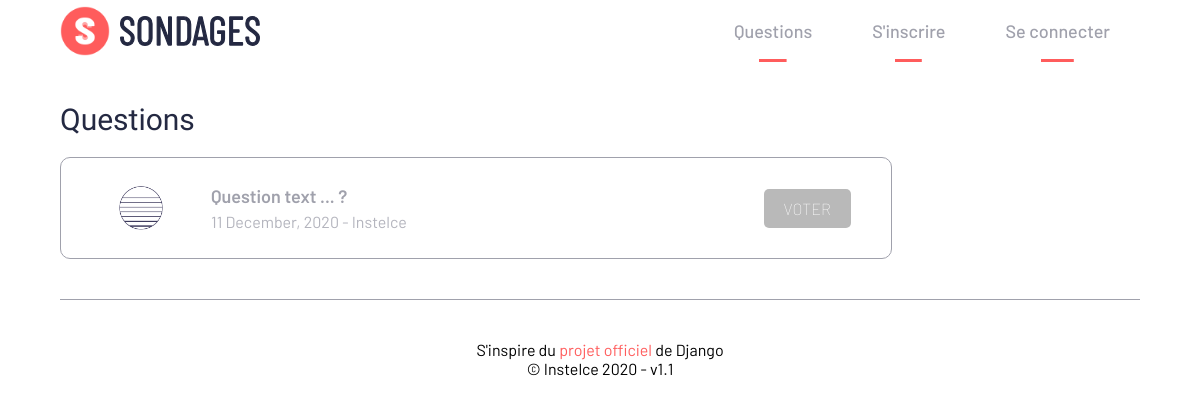
Before: / with the older database file.
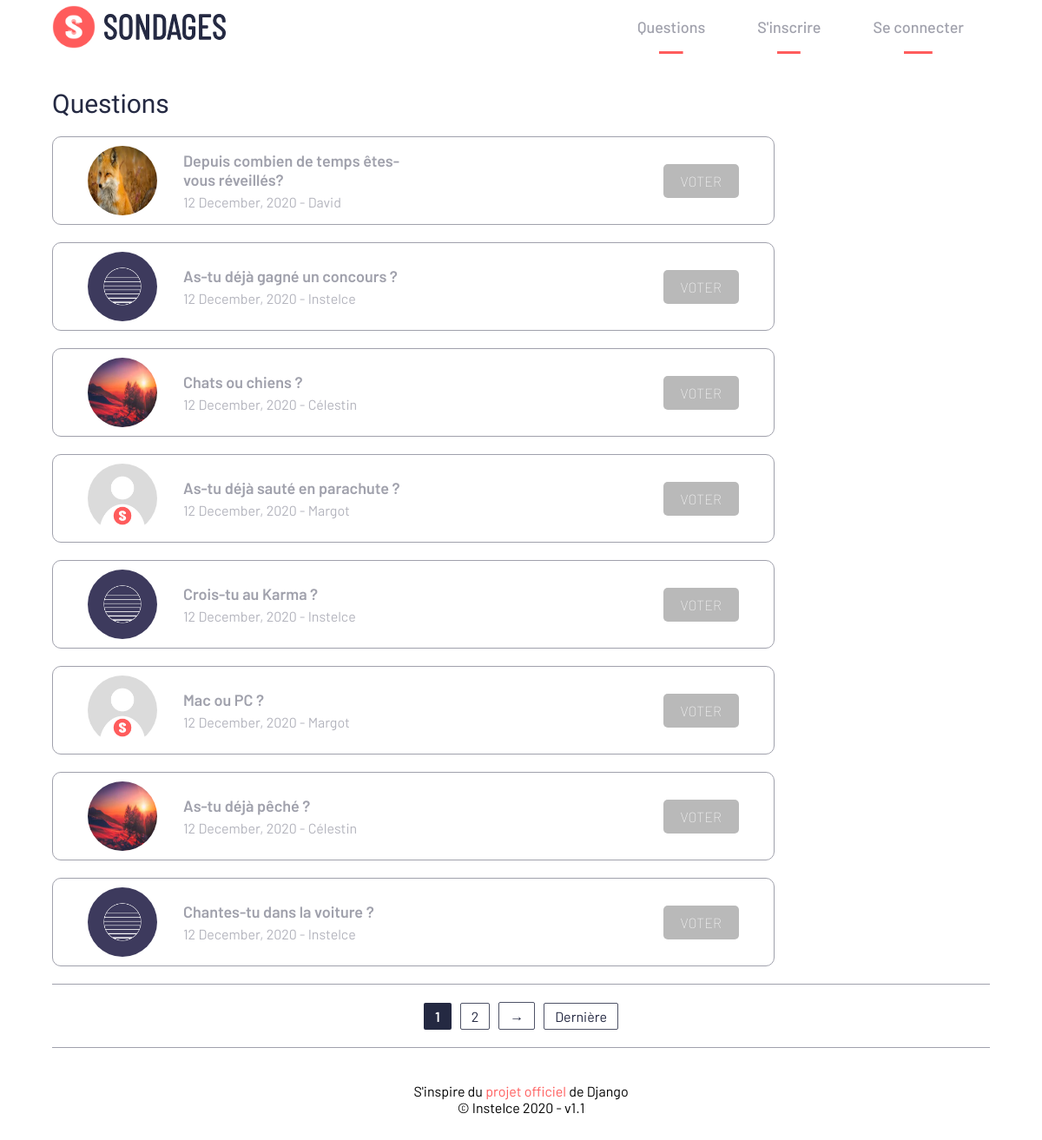
After: the same page with the newer database file.
### polls/models.py (models this page shows, shortened)
class Question(models.Model):
    question_text = models.CharField(max_length=200)
    pub_date = models.DateTimeField('date published')
    author = models.ForeignKey(User, on_delete=models.CASCADE)
    def was_published_recently(self):
        now = timezone.now()
        return now - datetime.timedelta(days=1) <= self.pub_date <= now
    was_published_recently.admin_order_field = 'pub_date'
    was_published_recently.boolean = True
    was_published_recently.short_description = 'Published recently ?'

### users/models.py (models this page shows, shortened)
class Profile(models.Model):
    user = models.OneToOneField(User, on_delete=models.CASCADE)
    image = models.ImageField(default='default.jpg', upload_to='profile_pics')

### polls/views.py (the view)
# urls.py: path('', views.IndexView.as_view(), name='home'),
class IndexView(generic.ListView):
    model = Question
    template_name = 'polls/index.html'
    context_object_name = 'latest_question_list'
    paginate_by = 8
    def get_queryset(self):
        return Question.objects.filter(pub_date__lte=timezone.now()).order_by('-pub_date')

### polls/templates/polls/index.html (shortened to what this page needs)
{% extends "polls/base.html" %}
{% load static %}
{% block content %}
    <div class="sondage__container">
        <h3 class="main__title">Questions</h3>
        {% if latest_question_list %}
            {% for question in latest_question_list %}
                <div href="#" class="sondage__link">
                    <div class="sondage__left">
                        <img class="sondage__user" src="{{ question.author.profile.image.url }}">
                        <div>
                            <h3 class="sondage__title"><a href="{% url 'polls:results' question.id %}">{{ question.question_text }}</a></h3>
                            <p class="sondage__date">{{ question.pub_date|date:"d F, Y" }} - {{ question.author }}</p>
                        </div>
                    </div>
                    <div class="sondage__button-container">
                        {% if user.is_authenticated %}
                            {% if question.author == user %}
                                <a href="{% url 'polls:delete' question.id %}" class="btn button__red">Supprimer</a>
                                <a href="{% url 'polls:update' question.id %}" class="btn button__blue">Mettre à jour</a>
                            {% endif %}
                            <a href="{% url 'polls:detail' question.id %}" class="btn button__gray">Voter</a>
                        {% else %}
                            <a href="{% url 'polls:detail' question.id %}" class="btn button__gray">Voter</a>
                        {% endif %}
                    </div>
                </div>
            {% endfor %}
        {% else %}
            <p>Aucune question n'a été créé.</p>
        {% endif %}
    </div>
{% endblock content %}

### polls/templates/polls/base.html (shortened to what this page needs)
{% load static %}
<!DOCTYPE html>
<html lang="fr">
<head>
    <link rel="stylesheet" href="https://cdnjs.cloudflare.com/ajax/libs/animate.css/4.1.1/animate.min.css" />
    <link rel="stylesheet" href="{% static 'polls/css/main.css' %}">
    <link rel="stylesheet" href="{% static 'polls/css/reset.css' %}">
    <link rel="stylesheet" href="{% static 'polls/css/logo-anim.css' %}">
</head>
<body>
    <div class="topbar container">
        <a href="{% url 'polls:home' %}" class="topbar__logo">
            <img class="mr-1" src="{% static 'polls/images/logo.png' %}" width="50px">
        </a>
        <nav class="topbar__nav">
            {% if user.is_authenticated %}
                <a class="nav__link" href="{% url 'polls:home' %}">Questions</a>
                <a class="nav__link" href="{% url 'logout' %}">Se déconnecter</a>
            {% else %}
                <a class="nav__link" href="{% url 'polls:home' %}">Questions</a>
                <a class="nav__link" href="{% url 'register' %}">S'inscrire</a>
                <a class="nav__link" href="{% url 'login' %}">Se connecter</a>
            {% endif %}
        </nav>
    </div>
    <main class="main__section container">
        {% block content %}{% endblock content %}
    </main>
    {% if is_paginated %}
        <div class="paginator__container container">
            <div>
                {% for num in page_obj.paginator.page_range %}
                    {% if page_obj.number == num %}
                        <a class="paginator__btn pagin-active" href="?page={{ num }}">{{ num }}</a>
                    {% elif num > page_obj.number|add:'-3' and num < page_obj.number|add:'3'%}
                        <a class="paginator__btn" href="?page={{ num }}">{{ num }}</a>
                    {% endif %}
                {% endfor %}
                {% if page_obj.has_next %}
                    <a class="paginator__btn" href="?page={{ page_obj.next_page_number }}">&rarr;</a>
                    <a class="paginator__btn" href="?page={{ page_obj.paginator.num_pages }}">Dernière</a>
                {% endif %}
            </div>
        </div>
    {% endif %}
    <footer class="footer container">
        <div>
            <p>S'inspire du <a class="link__red" href="https://docs.djangoproject.com/fr/3.1/intro/tutorial01/">projet officiel</a> de Django</p>
            <p>&copy; Instelce 2020 - v1.1</p>
        </div>
    </footer>
</body>
</html>

### polls/static/polls/css/main.css (style rules this page uses)
html { --color-primary-blue:hsl(230, 29%, 20%); --color-primary-red:hsl(0, 100%, 68%); --color-secondary-dark-grayish-blue: hsl(230, 11%, 40%); --color-secondary-grayish-blue: hsl(231, 7%, 65%); }
body { height: auto; overflow-x: hidden; font-family: 'Barlow', sans-serif; }
.container { padding: 0px 20%; }
.btn { padding: 10px 20px; text-transform: uppercase; border-radius: 5px; color: #ffffff; border: none; outline: none; font-weight: 100; text-align: center; opacity: 1; display: inline-flex; justify-content: center; align-items: center; transition: opacity 0.2s, background 0.3s; }
.button__gray { background: rgba(138, 138, 138, 0.6); }
.link__red { color: var(--color-primary-red); }
.mr-1 { margin-right: 10px; }
@media only screen and (max-width: 1700px) { .container { padding: 0px 15%; } }
@media only screen and (max-width: 1450px) { .container { padding: 0px 10%; } }
@media only screen and (max-width: 1250px) { .container { padding: 0px 5%; } }
.topbar { width: auto; display: flex; align-items: center; justify-content: space-between; background: #ffffff; padding-bottom: 40px; }
.topbar__logo { display: flex; align-items: center; }
.topbar__nav { display: flex; align-items: center; justify-content: space-around; }
.nav__link { padding: 20px 30px; font-size: 18px; font-weight: 500; color: var(--color-secondary-grayish-blue); background: linear-gradient(to top, var(--color-primary-red) 0%, var(--color-primary-red) 5%, transparent 5.01%) no-repeat center bottom / 20% 100%; background-size: 20% 100%; transition: background-size 0.3s; }
.main__section { width: 100%; display: flex; flex-direction: row; justify-content: space-between; }
.main__title { margin-bottom: 20px; font-size: 30px; font-family: 'Barlow Condensed'; font-weight: 100; color: var(--color-primary-blue); }
.sondage__container { width: 100%; padding-right: 40px; display: inline-block; }
.sondage__link { width: 100%; height: auto; padding: 10px 40px; margin-bottom: 20px; display: flex; align-items: center; justify-content: space-between; flex-direction: row; border: 1px solid var(--color-secondary-grayish-blue); border-radius: 10px; }
.sondage__left { display: flex; flex-direction: row; align-items: center; }
.sondage__user { width: 80px; height: 80px; border-radius: 50%; }
.sondage__title { max-width: 280px; margin-left: 30px; margin-bottom: 5px; font-size: 18px; color: var(--color-secondary-grayish-blue); font-weight: 600; transition: color 0.3s; }
.sondage__date { margin-left: 30px; color: hsla(235, 7%, 65%, 0.8); }
.sondage__link .btn { margin-left: 10px; }
.paginator__container div { width: 100%; padding-top: 20px; border-top: 1px solid var(--color-secondary-grayish-blue); display: flex; align-items: center; justify-content: center; }
.paginator__btn { margin: 0px 5px; padding: 5px 12px; border: 1px solid hsla(230, 29%, 20%, 0.8); border-radius: 2px; color: var(--color-primary-blue); transition: border 0.2s, background 0.4s; }
.pagin-active { background: var(--color-primary-blue); color: #fff; font-weight: 600; }
.footer { width: 100%; height: auto; margin-top: 20px; padding-bottom: 40px; bottom: 0; font-weight: 400; }
.footer div { padding-top: 40px; border-top: 1px solid var(--color-secondary-grayish-blue); display: flex; align-items: center; justify-content: center; flex-direction: column; }
.footer a { color: var(--color-primary-red); }

### polls/static/polls/css/logo-anim.css (style rules this page uses)
#logo { width: 140px; fill: transparent; animation: fill 1s ease forwards 4s; transition: fill 0.3s; }

Changed rows visible on the page:
removed Question: author.profile.image (picture), question_text "Question text ... ?", pub_date "11 December, 2020", author "Instelce"
added Question: author.profile.image (picture), question_text "Depuis combien de temps êtes-vous réveillés?", pub_date "12 December, 2020", author "David"
added Question: author.profile.image (picture), question_text "As-tu déjà gagné un concours ?", pub_date "12 December, 2020", author "Instelce"
added Question: author.profile.image (picture), question_text "Chats ou chiens ?", pub_date "12 December, 2020", author "Célestin"
added Question: author.profile.image (placeholder picture), question_text "As-tu déjà sauté en parachute ?", pub_date "12 December, 2020", author "Margot"
added Question: author.profile.image (picture), question_text "Crois-tu au Karma ?", pub_date "12 December, 2020", author "Instelce"
added Question: author.profile.image (placeholder picture), question_text "Mac ou PC ?", pub_date "12 December, 2020", author "Margot"
added Question: author.profile.image (picture), question_text "As-tu déjà pêché ?", pub_date "12 December, 2020", author "Célestin"
added Question: author.profile.image (picture), question_text "Chantes-tu dans la voiture ?", pub_date "12 December, 2020", author "Instelce"
Other visible differences:
new list line: "1"
new list line: "2"
text now shown: "→ Dernière"
